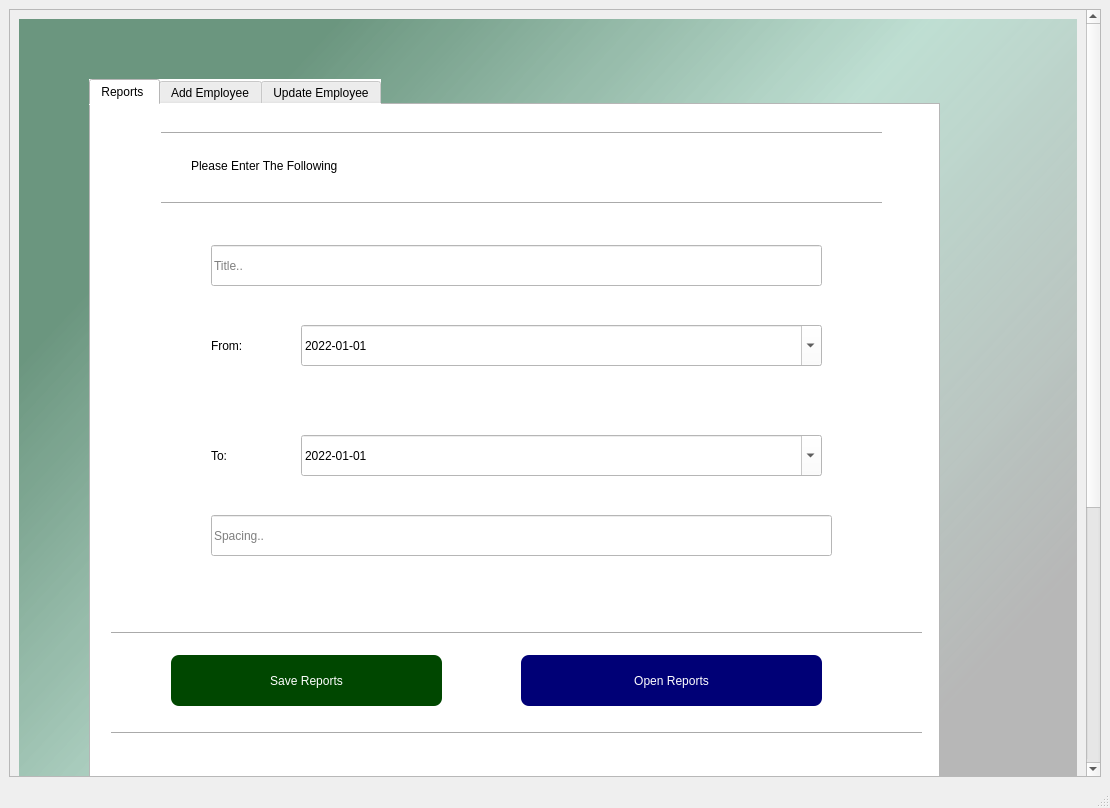
<?xml version="1.0" encoding="UTF-8"?>
<ui version="4.0">
 <class>MainWindow</class>
 <widget class="QMainWindow" name="MainWindow">
  <property name="geometry">
   <rect>
    <x>0</x>
    <y>0</y>
    <width>1110</width>
    <height>808</height>
   </rect>
  </property>
  <property name="windowTitle">
   <string>MainWindow</string>
  </property>
  <widget class="QWidget" name="centralwidget">
   <layout class="QVBoxLayout" name="verticalLayout">
    <item>
     <widget class="QScrollArea" name="scrollArea">
      <property name="styleSheet">
       <string notr="true"/>
      </property>
      <property name="widgetResizable">
       <bool>true</bool>
      </property>
      <widget class="QWidget" name="scrollAreaWidgetContents">
       <property name="geometry">
        <rect>
         <x>0</x>
         <y>-53</y>
         <width>1065</width>
         <height>1172</height>
        </rect>
       </property>
       <layout class="QVBoxLayout" name="verticalLayout_2">
        <item>
         <widget class="QWidget" name="widget" native="true">
          <property name="minimumSize">
           <size>
            <width>1</width>
            <height>1150</height>
           </size>
          </property>
          <property name="styleSheet">
           <string notr="true">
background-color: qlineargradient(spread:pad, x1:0, y1:0, x2:1, y2:1, stop:0.149254 rgba(7, 82, 42, 145), stop:0.427861 rgba(112, 196, 164, 97), stop:0.736318 rgba(0, 0, 0, 60));</string>
          </property>
          <widget class="QTabWidget" name="tabWidget">
           <property name="enabled">
            <bool>true</bool>
           </property>
           <property name="geometry">
            <rect>
             <x>70</x>
             <y>60</y>
             <width>851</width>
             <height>1031</height>
            </rect>
           </property>
           <property name="contextMenuPolicy">
            <enum>Qt::NoContextMenu</enum>
           </property>
           <property name="styleSheet">
            <string notr="true">font: 12pt &quot;Arial Rounded MT Bold&quot;;
background-color: rgb(255, 255, 255);</string>
           </property>
           <property name="tabPosition">
            <enum>QTabWidget::North</enum>
           </property>
           <property name="currentIndex">
            <number>0</number>
           </property>
           <property name="elideMode">
            <enum>Qt::ElideMiddle</enum>
           </property>
           <property name="movable">
            <bool>false</bool>
           </property>
           <widget class="QWidget" name="Reports">
            <attribute name="title">
             <string>Reports </string>
            </attribute>
            <widget class="QLineEdit" name="title">
             <property name="geometry">
              <rect>
               <x>120</x>
               <y>140</y>
               <width>611</width>
               <height>41</height>
              </rect>
             </property>
             <property name="dragEnabled">
              <bool>true</bool>
             </property>
             <property name="placeholderText">
              <string>Title..</string>
             </property>
             <property name="clearButtonEnabled">
              <bool>true</bool>
             </property>
            </widget>
            <widget class="QLineEdit" name="spacing">
             <property name="geometry">
              <rect>
               <x>120</x>
               <y>410</y>
               <width>621</width>
               <height>41</height>
              </rect>
             </property>
             <property name="dragEnabled">
              <bool>true</bool>
             </property>
             <property name="placeholderText">
              <string>Spacing..</string>
             </property>
             <property name="clearButtonEnabled">
              <bool>true</bool>
             </property>
            </widget>
            <widget class="QDateEdit" name="ffrom">
             <property name="geometry">
              <rect>
               <x>210</x>
               <y>220</y>
               <width>521</width>
               <height>41</height>
              </rect>
             </property>
             <property name="specialValueText">
              <string/>
             </property>
             <property name="displayFormat">
              <string>yyyy-MM-dd</string>
             </property>
             <property name="calendarPopup">
              <bool>true</bool>
             </property>
             <property name="date">
              <date>
               <year>2022</year>
               <month>1</month>
               <day>1</day>
              </date>
             </property>
            </widget>
            <widget class="QLabel" name="label">
             <property name="geometry">
              <rect>
               <x>120</x>
               <y>220</y>
               <width>71</width>
               <height>41</height>
              </rect>
             </property>
             <property name="styleSheet">
              <string notr="true">
font: 16pt &quot;Berlin Sans FB&quot;;</string>
             </property>
             <property name="text">
              <string>From:</string>
             </property>
            </widget>
            <widget class="QLabel" name="label_2">
             <property name="geometry">
              <rect>
               <x>120</x>
               <y>330</y>
               <width>61</width>
               <height>41</height>
              </rect>
             </property>
             <property name="styleSheet">
              <string notr="true">
font: 16pt &quot;Berlin Sans FB&quot;;</string>
             </property>
             <property name="text">
              <string>To:</string>
             </property>
            </widget>
            <widget class="QDateEdit" name="to">
             <property name="geometry">
              <rect>
               <x>210</x>
               <y>330</y>
               <width>521</width>
               <height>41</height>
              </rect>
             </property>
             <property name="specialValueText">
              <string/>
             </property>
             <property name="displayFormat">
              <string>yyyy-MM-dd</string>
             </property>
             <property name="calendarPopup">
              <bool>true</bool>
             </property>
             <property name="date">
              <date>
               <year>2022</year>
               <month>1</month>
               <day>1</day>
              </date>
             </property>
            </widget>
            <widget class="QPushButton" name="saveButton">
             <property name="geometry">
              <rect>
               <x>80</x>
               <y>550</y>
               <width>271</width>
               <height>51</height>
              </rect>
             </property>
             <property name="styleSheet">
              <string notr="true">background-color: rgb(0, 71, 0);
color: rgb(255, 255, 255);
border-radius:8px;</string>
             </property>
             <property name="text">
              <string>Save Reports</string>
             </property>
            </widget>
            <widget class="QPushButton" name="openButton">
             <property name="geometry">
              <rect>
               <x>430</x>
               <y>550</y>
               <width>301</width>
               <height>51</height>
              </rect>
             </property>
             <property name="styleSheet">
              <string notr="true">background-color: rgb(0, 0, 118);
color: rgb(255, 255, 255);
border-radius:8px;</string>
             </property>
             <property name="text">
              <string>Open Reports</string>
             </property>
            </widget>
            <widget class="Line" name="line">
             <property name="geometry">
              <rect>
               <x>20</x>
               <y>520</y>
               <width>811</width>
               <height>16</height>
              </rect>
             </property>
             <property name="orientation">
              <enum>Qt::Horizontal</enum>
             </property>
            </widget>
            <widget class="Line" name="line_2">
             <property name="geometry">
              <rect>
               <x>70</x>
               <y>90</y>
               <width>721</width>
               <height>16</height>
              </rect>
             </property>
             <property name="orientation">
              <enum>Qt::Horizontal</enum>
             </property>
            </widget>
            <widget class="Line" name="line_3">
             <property name="geometry">
              <rect>
               <x>20</x>
               <y>620</y>
               <width>811</width>
               <height>16</height>
              </rect>
             </property>
             <property name="orientation">
              <enum>Qt::Horizontal</enum>
             </property>
            </widget>
            <widget class="Line" name="line_4">
             <property name="geometry">
              <rect>
               <x>70</x>
               <y>20</y>
               <width>721</width>
               <height>16</height>
              </rect>
             </property>
             <property name="orientation">
              <enum>Qt::Horizontal</enum>
             </property>
            </widget>
            <widget class="QLabel" name="label_3">
             <property name="geometry">
              <rect>
               <x>100</x>
               <y>40</y>
               <width>301</width>
               <height>41</height>
              </rect>
             </property>
             <property name="styleSheet">
              <string notr="true">
font: 16pt &quot;Berlin Sans FB&quot;;</string>
             </property>
             <property name="text">
              <string>Please Enter The Following</string>
             </property>
            </widget>
           </widget>
           <widget class="QWidget" name="tab_2">
            <attribute name="title">
             <string>Add Employee</string>
            </attribute>
            <widget class="Line" name="line_5">
             <property name="geometry">
              <rect>
               <x>80</x>
               <y>10</y>
               <width>721</width>
               <height>16</height>
              </rect>
             </property>
             <property name="orientation">
              <enum>Qt::Horizontal</enum>
             </property>
            </widget>
            <widget class="Line" name="line_6">
             <property name="geometry">
              <rect>
               <x>80</x>
               <y>60</y>
               <width>721</width>
               <height>16</height>
              </rect>
             </property>
             <property name="orientation">
              <enum>Qt::Horizontal</enum>
             </property>
            </widget>
            <widget class="QLabel" name="label_4">
             <property name="geometry">
              <rect>
               <x>100</x>
               <y>20</y>
               <width>301</width>
               <height>40</height>
              </rect>
             </property>
             <property name="styleSheet">
              <string notr="true">
font: 16pt &quot;Berlin Sans FB&quot;;</string>
             </property>
             <property name="text">
              <string>Please Enter The Following</string>
             </property>
            </widget>
            <widget class="QLineEdit" name="kim">
             <property name="geometry">
              <rect>
               <x>80</x>
               <y>100</y>
               <width>661</width>
               <height>41</height>
              </rect>
             </property>
             <property name="dragEnabled">
              <bool>true</bool>
             </property>
             <property name="placeholderText">
              <string>1. KIM</string>
             </property>
             <property name="clearButtonEnabled">
              <bool>true</bool>
             </property>
            </widget>
            <widget class="QLineEdit" name="lname">
             <property name="geometry">
              <rect>
               <x>80</x>
               <y>280</y>
               <width>661</width>
               <height>41</height>
              </rect>
             </property>
             <property name="dragEnabled">
              <bool>true</bool>
             </property>
             <property name="placeholderText">
              <string>4. Last Name</string>
             </property>
             <property name="clearButtonEnabled">
              <bool>true</bool>
             </property>
            </widget>
            <widget class="QLineEdit" name="fname">
             <property name="geometry">
              <rect>
               <x>80</x>
               <y>220</y>
               <width>661</width>
               <height>41</height>
              </rect>
             </property>
             <property name="dragEnabled">
              <bool>true</bool>
             </property>
             <property name="placeholderText">
              <string>3. First Name </string>
             </property>
             <property name="clearButtonEnabled">
              <bool>true</bool>
             </property>
            </widget>
            <widget class="QComboBox" name="gender">
             <property name="geometry">
              <rect>
               <x>82</x>
               <y>160</y>
               <width>661</width>
               <height>41</height>
              </rect>
             </property>
             <item>
              <property name="text">
               <string>2. Gender</string>
              </property>
             </item>
             <item>
              <property name="text">
               <string>Male</string>
              </property>
             </item>
             <item>
              <property name="text">
               <string>Female</string>
              </property>
             </item>
            </widget>
            <widget class="QLineEdit" name="personal_number">
             <property name="geometry">
              <rect>
               <x>80</x>
               <y>460</y>
               <width>661</width>
               <height>41</height>
              </rect>
             </property>
             <property name="dragEnabled">
              <bool>true</bool>
             </property>
             <property name="placeholderText">
              <string>7. Personal Number</string>
             </property>
             <property name="cursorMoveStyle">
              <enum>Qt::VisualMoveStyle</enum>
             </property>
             <property name="clearButtonEnabled">
              <bool>true</bool>
             </property>
            </widget>
            <widget class="QLabel" name="label_5">
             <property name="geometry">
              <rect>
               <x>90</x>
               <y>350</y>
               <width>111</width>
               <height>31</height>
              </rect>
             </property>
             <property name="styleSheet">
              <string notr="true">
font: 14pt &quot;Berlin Sans FB&quot;;</string>
             </property>
             <property name="text">
              <string>5. Birthday:</string>
             </property>
            </widget>
            <widget class="QLabel" name="label_6">
             <property name="geometry">
              <rect>
               <x>90</x>
               <y>410</y>
               <width>161</width>
               <height>31</height>
              </rect>
             </property>
             <property name="styleSheet">
              <string notr="true">
font: 14pt &quot;Berlin Sans FB&quot;;</string>
             </property>
             <property name="text">
              <string>6. Date of Entry:</string>
             </property>
            </widget>
            <widget class="QLineEdit" name="report">
             <property name="geometry">
              <rect>
               <x>80</x>
               <y>760</y>
               <width>661</width>
               <height>41</height>
              </rect>
             </property>
             <property name="dragEnabled">
              <bool>true</bool>
             </property>
             <property name="placeholderText">
              <string>12. Report To KIM</string>
             </property>
             <property name="clearButtonEnabled">
              <bool>true</bool>
             </property>
            </widget>
            <widget class="QLineEdit" name="email">
             <property name="geometry">
              <rect>
               <x>80</x>
               <y>700</y>
               <width>661</width>
               <height>41</height>
              </rect>
             </property>
             <property name="dragEnabled">
              <bool>true</bool>
             </property>
             <property name="placeholderText">
              <string>11. SMTP Email-Address</string>
             </property>
             <property name="clearButtonEnabled">
              <bool>true</bool>
             </property>
            </widget>
            <widget class="QLineEdit" name="current_position">
             <property name="geometry">
              <rect>
               <x>80</x>
               <y>820</y>
               <width>661</width>
               <height>41</height>
              </rect>
             </property>
             <property name="dragEnabled">
              <bool>true</bool>
             </property>
             <property name="placeholderText">
              <string>13. Current Position Title</string>
             </property>
             <property name="clearButtonEnabled">
              <bool>true</bool>
             </property>
            </widget>
            <widget class="QPushButton" name="pushButton_3">
             <property name="geometry">
              <rect>
               <x>110</x>
               <y>910</y>
               <width>271</width>
               <height>51</height>
              </rect>
             </property>
             <property name="styleSheet">
              <string notr="true">background-color: rgb(0, 71, 0);
color: rgb(255, 255, 255);
border-radius:8px;</string>
             </property>
             <property name="text">
              <string>Save </string>
             </property>
             <property name="checkable">
              <bool>true</bool>
             </property>
            </widget>
            <widget class="QPushButton" name="pushButton_4">
             <property name="geometry">
              <rect>
               <x>440</x>
               <y>910</y>
               <width>271</width>
               <height>51</height>
              </rect>
             </property>
             <property name="styleSheet">
              <string notr="true">background-color: rgb(0, 0, 118);
color: rgb(255, 255, 255);
border-radius:8px;</string>
             </property>
             <property name="text">
              <string>Clear Form</string>
             </property>
             <property name="flat">
              <bool>true</bool>
             </property>
            </widget>
            <widget class="Line" name="line_9">
             <property name="geometry">
              <rect>
               <x>50</x>
               <y>880</y>
               <width>721</width>
               <height>16</height>
              </rect>
             </property>
             <property name="orientation">
              <enum>Qt::Horizontal</enum>
             </property>
            </widget>
            <widget class="Line" name="line_10">
             <property name="geometry">
              <rect>
               <x>50</x>
               <y>970</y>
               <width>721</width>
               <height>16</height>
              </rect>
             </property>
             <property name="orientation">
              <enum>Qt::Horizontal</enum>
             </property>
            </widget>
            <widget class="QDateEdit" name="birthday">
             <property name="geometry">
              <rect>
               <x>260</x>
               <y>350</y>
               <width>481</width>
               <height>31</height>
              </rect>
             </property>
             <property name="specialValueText">
              <string/>
             </property>
             <property name="displayFormat">
              <string>yyyy-MM-dd</string>
             </property>
             <property name="calendarPopup">
              <bool>true</bool>
             </property>
             <property name="date">
              <date>
               <year>2022</year>
               <month>1</month>
               <day>1</day>
              </date>
             </property>
            </widget>
            <widget class="QDateEdit" name="birthday_3">
             <property name="geometry">
              <rect>
               <x>260</x>
               <y>410</y>
               <width>481</width>
               <height>31</height>
              </rect>
             </property>
             <property name="specialValueText">
              <string/>
             </property>
             <property name="displayFormat">
              <string>yyyy-MM-dd</string>
             </property>
             <property name="calendarPopup">
              <bool>true</bool>
             </property>
             <property name="date">
              <date>
               <year>2022</year>
               <month>1</month>
               <day>1</day>
              </date>
             </property>
            </widget>
            <widget class="QComboBox" name="employee_group">
             <property name="geometry">
              <rect>
               <x>80</x>
               <y>520</y>
               <width>661</width>
               <height>41</height>
              </rect>
             </property>
             <item>
              <property name="text">
               <string>8. Area</string>
              </property>
             </item>
             <item>
              <property name="text">
               <string>1</string>
              </property>
             </item>
             <item>
              <property name="text">
               <string>3</string>
              </property>
             </item>
             <item>
              <property name="text">
               <string>4</string>
              </property>
             </item>
            </widget>
            <widget class="QComboBox" name="hr_level">
             <property name="geometry">
              <rect>
               <x>80</x>
               <y>580</y>
               <width>661</width>
               <height>41</height>
              </rect>
             </property>
             <item>
              <property name="text">
               <string>9. Job Level</string>
              </property>
             </item>
             <item>
              <property name="text">
               <string>040</string>
              </property>
             </item>
             <item>
              <property name="text">
               <string>050</string>
              </property>
             </item>
             <item>
              <property name="text">
               <string>061</string>
              </property>
             </item>
             <item>
              <property name="text">
               <string>062</string>
              </property>
             </item>
            </widget>
            <widget class="QComboBox" name="employement_type">
             <property name="geometry">
              <rect>
               <x>80</x>
               <y>640</y>
               <width>661</width>
               <height>41</height>
              </rect>
             </property>
             <item>
              <property name="text">
               <string>10. Nature of Contract</string>
              </property>
             </item>
             <item>
              <property name="text">
               <string>100</string>
              </property>
             </item>
             <item>
              <property name="text">
               <string>210</string>
              </property>
             </item>
             <item>
              <property name="text">
               <string>330</string>
              </property>
             </item>
             <item>
              <property name="text">
               <string>474</string>
              </property>
             </item>
            </widget>
           </widget>
           <widget class="QWidget" name="tab">
            <attribute name="title">
             <string>Update Employee</string>
            </attribute>
            <widget class="Line" name="line_7">
             <property name="geometry">
              <rect>
               <x>40</x>
               <y>20</y>
               <width>721</width>
               <height>16</height>
              </rect>
             </property>
             <property name="orientation">
              <enum>Qt::Horizontal</enum>
             </property>
            </widget>
            <widget class="Line" name="line_8">
             <property name="geometry">
              <rect>
               <x>40</x>
               <y>70</y>
               <width>721</width>
               <height>16</height>
              </rect>
             </property>
             <property name="orientation">
              <enum>Qt::Horizontal</enum>
             </property>
            </widget>
            <widget class="QLabel" name="label_7">
             <property name="geometry">
              <rect>
               <x>60</x>
               <y>30</y>
               <width>301</width>
               <height>40</height>
              </rect>
             </property>
             <property name="styleSheet">
              <string notr="true">
font: 16pt &quot;Berlin Sans FB&quot;;</string>
             </property>
             <property name="text">
              <string>Please Enter The Following</string>
             </property>
            </widget>
            <widget class="QLineEdit" name="kim_2">
             <property name="geometry">
              <rect>
               <x>70</x>
               <y>90</y>
               <width>661</width>
               <height>41</height>
              </rect>
             </property>
             <property name="dragEnabled">
              <bool>true</bool>
             </property>
             <property name="placeholderText">
              <string> *1. Enter The Employee's KIM</string>
             </property>
             <property name="clearButtonEnabled">
              <bool>true</bool>
             </property>
            </widget>
            <widget class="QComboBox" name="gender_2">
             <property name="geometry">
              <rect>
               <x>70</x>
               <y>210</y>
               <width>661</width>
               <height>41</height>
              </rect>
             </property>
             <item>
              <property name="text">
               <string>2. Gender</string>
              </property>
             </item>
             <item>
              <property name="text">
               <string>Male</string>
              </property>
             </item>
             <item>
              <property name="text">
               <string>Female</string>
              </property>
             </item>
            </widget>
            <widget class="QLineEdit" name="fname_2">
             <property name="geometry">
              <rect>
               <x>70</x>
               <y>260</y>
               <width>661</width>
               <height>41</height>
              </rect>
             </property>
             <property name="dragEnabled">
              <bool>true</bool>
             </property>
             <property name="placeholderText">
              <string>3. First Name </string>
             </property>
             <property name="clearButtonEnabled">
              <bool>true</bool>
             </property>
            </widget>
            <widget class="QLineEdit" name="lname_2">
             <property name="geometry">
              <rect>
               <x>70</x>
               <y>320</y>
               <width>661</width>
               <height>41</height>
              </rect>
             </property>
             <property name="dragEnabled">
              <bool>true</bool>
             </property>
             <property name="placeholderText">
              <string>4. Last Name</string>
             </property>
             <property name="clearButtonEnabled">
              <bool>true</bool>
             </property>
            </widget>
            <widget class="QDateEdit" name="birthday_2">
             <property name="geometry">
              <rect>
               <x>250</x>
               <y>380</y>
               <width>481</width>
               <height>31</height>
              </rect>
             </property>
             <property name="specialValueText">
              <string/>
             </property>
             <property name="displayFormat">
              <string>yyyy-MM-dd</string>
             </property>
             <property name="calendarPopup">
              <bool>true</bool>
             </property>
             <property name="date">
              <date>
               <year>2022</year>
               <month>1</month>
               <day>1</day>
              </date>
             </property>
            </widget>
            <widget class="QLabel" name="label_8">
             <property name="geometry">
              <rect>
               <x>70</x>
               <y>390</y>
               <width>111</width>
               <height>31</height>
              </rect>
             </property>
             <property name="styleSheet">
              <string notr="true">
font: 14pt &quot;Berlin Sans FB&quot;;</string>
             </property>
             <property name="text">
              <string>5. Birthday:</string>
             </property>
            </widget>
            <widget class="QLabel" name="label_9">
             <property name="geometry">
              <rect>
               <x>70</x>
               <y>430</y>
               <width>171</width>
               <height>31</height>
              </rect>
             </property>
             <property name="styleSheet">
              <string notr="true">
font: 14pt &quot;Berlin Sans FB&quot;;</string>
             </property>
             <property name="text">
              <string>6. Date of Entry:</string>
             </property>
            </widget>
            <widget class="QDateEdit" name="date_of_entry_2">
             <property name="geometry">
              <rect>
               <x>250</x>
               <y>430</y>
               <width>481</width>
               <height>31</height>
              </rect>
             </property>
             <property name="specialValueText">
              <string/>
             </property>
             <property name="displayFormat">
              <string>yyyy-MM-dd</string>
             </property>
             <property name="calendarPopup">
              <bool>true</bool>
             </property>
             <property name="date">
              <date>
               <year>2022</year>
               <month>1</month>
               <day>1</day>
              </date>
             </property>
            </widget>
            <widget class="QLineEdit" name="personal_number_2">
             <property name="geometry">
              <rect>
               <x>70</x>
               <y>480</y>
               <width>661</width>
               <height>41</height>
              </rect>
             </property>
             <property name="dragEnabled">
              <bool>true</bool>
             </property>
             <property name="placeholderText">
              <string>7. Personal Number</string>
             </property>
             <property name="cursorMoveStyle">
              <enum>Qt::VisualMoveStyle</enum>
             </property>
             <property name="clearButtonEnabled">
              <bool>true</bool>
             </property>
            </widget>
            <widget class="QLineEdit" name="email_2">
             <property name="geometry">
              <rect>
               <x>70</x>
               <y>720</y>
               <width>661</width>
               <height>41</height>
              </rect>
             </property>
             <property name="dragEnabled">
              <bool>true</bool>
             </property>
             <property name="placeholderText">
              <string>11. SMTP Email-Address</string>
             </property>
             <property name="clearButtonEnabled">
              <bool>true</bool>
             </property>
            </widget>
            <widget class="QLineEdit" name="report_2">
             <property name="geometry">
              <rect>
               <x>70</x>
               <y>780</y>
               <width>661</width>
               <height>41</height>
              </rect>
             </property>
             <property name="dragEnabled">
              <bool>true</bool>
             </property>
             <property name="placeholderText">
              <string>12. Report To KIM</string>
             </property>
             <property name="clearButtonEnabled">
              <bool>true</bool>
             </property>
            </widget>
            <widget class="QLineEdit" name="current_position_2">
             <property name="geometry">
              <rect>
               <x>70</x>
               <y>840</y>
               <width>661</width>
               <height>41</height>
              </rect>
             </property>
             <property name="dragEnabled">
              <bool>true</bool>
             </property>
             <property name="placeholderText">
              <string>13. Current Position Title</string>
             </property>
             <property name="clearButtonEnabled">
              <bool>true</bool>
             </property>
            </widget>
            <widget class="QPushButton" name="pushButton_5">
             <property name="geometry">
              <rect>
               <x>80</x>
               <y>910</y>
               <width>271</width>
               <height>51</height>
              </rect>
             </property>
             <property name="styleSheet">
              <string notr="true">background-color: rgb(0, 71, 0);
color: rgb(255, 255, 255);
border-radius:8px;</string>
             </property>
             <property name="text">
              <string>Update</string>
             </property>
             <property name="checkable">
              <bool>true</bool>
             </property>
            </widget>
            <widget class="QPushButton" name="pushButton_6">
             <property name="geometry">
              <rect>
               <x>450</x>
               <y>910</y>
               <width>271</width>
               <height>51</height>
              </rect>
             </property>
             <property name="styleSheet">
              <string notr="true">background-color: rgb(0, 0, 118);
color: rgb(255, 255, 255);
border-radius:8px;</string>
             </property>
             <property name="text">
              <string>Clear Form</string>
             </property>
             <property name="flat">
              <bool>true</bool>
             </property>
            </widget>
            <widget class="Line" name="line_11">
             <property name="geometry">
              <rect>
               <x>40</x>
               <y>890</y>
               <width>721</width>
               <height>16</height>
              </rect>
             </property>
             <property name="orientation">
              <enum>Qt::Horizontal</enum>
             </property>
            </widget>
            <widget class="Line" name="line_12">
             <property name="geometry">
              <rect>
               <x>40</x>
               <y>970</y>
               <width>721</width>
               <height>16</height>
              </rect>
             </property>
             <property name="orientation">
              <enum>Qt::Horizontal</enum>
             </property>
            </widget>
            <widget class="Line" name="line_13">
             <property name="geometry">
              <rect>
               <x>40</x>
               <y>190</y>
               <width>721</width>
               <height>16</height>
              </rect>
             </property>
             <property name="orientation">
              <enum>Qt::Horizontal</enum>
             </property>
            </widget>
            <widget class="QPushButton" name="search">
             <property name="geometry">
              <rect>
               <x>80</x>
               <y>140</y>
               <width>641</width>
               <height>41</height>
              </rect>
             </property>
             <property name="styleSheet">
              <string notr="true">background-color: rgb(0, 71, 0);
color: rgb(255, 255, 255);
border-radius:8px;</string>
             </property>
             <property name="text">
              <string>Find Employee</string>
             </property>
             <property name="checkable">
              <bool>true</bool>
             </property>
             <property name="autoRepeat">
              <bool>true</bool>
             </property>
             <property name="autoDefault">
              <bool>true</bool>
             </property>
             <property name="flat">
              <bool>true</bool>
             </property>
            </widget>
            <widget class="QComboBox" name="employee_group_2">
             <property name="geometry">
              <rect>
               <x>70</x>
               <y>540</y>
               <width>661</width>
               <height>41</height>
              </rect>
             </property>
             <item>
              <property name="text">
               <string>8. Area</string>
              </property>
             </item>
             <item>
              <property name="text">
               <string>1</string>
              </property>
             </item>
             <item>
              <property name="text">
               <string>3</string>
              </property>
             </item>
             <item>
              <property name="text">
               <string>4</string>
              </property>
             </item>
            </widget>
            <widget class="QComboBox" name="hr_level_2">
             <property name="geometry">
              <rect>
               <x>70</x>
               <y>600</y>
               <width>661</width>
               <height>41</height>
              </rect>
             </property>
             <item>
              <property name="text">
               <string>9. Job Level</string>
              </property>
             </item>
             <item>
              <property name="text">
               <string>040</string>
              </property>
             </item>
             <item>
              <property name="text">
               <string>050</string>
              </property>
             </item>
             <item>
              <property name="text">
               <string>061</string>
              </property>
             </item>
             <item>
              <property name="text">
               <string>062</string>
              </property>
             </item>
            </widget>
            <widget class="QComboBox" name="employement_type_2">
             <property name="geometry">
              <rect>
               <x>70</x>
               <y>660</y>
               <width>661</width>
               <height>41</height>
              </rect>
             </property>
             <item>
              <property name="text">
               <string>10. Nature of Contract</string>
              </property>
             </item>
             <item>
              <property name="text">
               <string>100</string>
              </property>
             </item>
             <item>
              <property name="text">
               <string>210</string>
              </property>
             </item>
             <item>
              <property name="text">
               <string>330</string>
              </property>
             </item>
             <item>
              <property name="text">
               <string>474</string>
              </property>
             </item>
            </widget>
           </widget>
          </widget>
         </widget>
        </item>
       </layout>
      </widget>
     </widget>
    </item>
   </layout>
  </widget>
  <widget class="QMenuBar" name="menubar">
   <property name="geometry">
    <rect>
     <x>0</x>
     <y>0</y>
     <width>1110</width>
     <height>26</height>
    </rect>
   </property>
  </widget>
  <widget class="QStatusBar" name="statusbar"/>
 </widget>
 <resources/>
 <connections/>
</ui>
